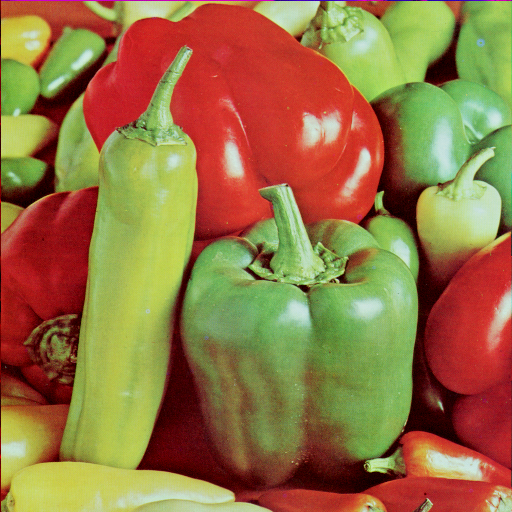
#> input picture peppers.ppm, 512 x 512 px
$ python zadanie.py
#> lines starting #> are read from the running program, lines starting #| are printed output that depends on the picture
import numpy as np
import matplotlib.pylab as plt


img = plt.imread("peppers.ppm")
#> img is the input picture: shape (512, 512, 3); mean R, G, B 149.8, 115.6, 66.5
imgr = np.zeros((512, 512), dtype=np.uint8)
for x in range(img.shape[0]):
    for y in range(img.shape[1]):
        imgr[x,y]=img[x,y,0]
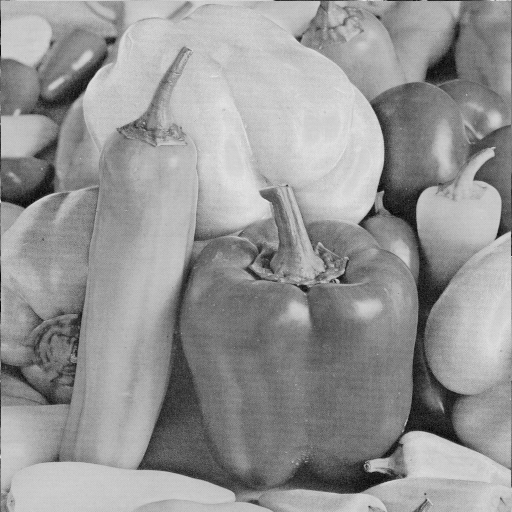
#> imgr: shape (512, 512); min 0, max 231, mean 149.8
plt.imshow(imgr,cmap='Reds')
plt.axis('off')
plt.title('peppers.ppm - Czerwony')
plt.show()

hist, bin_edges = np.histogram(imgr, bins=25)
#> hist = 25 values, max 28954 at index 21, min 37 at index 0, mean 10485.8; bin_edges = 26 values from 0 to 231
plt.plot(bin_edges[0:-1], hist)
plt.title("peppers.ppm - histogram czerwonego")
plt.show()


imgg = np.zeros((512, 512), dtype=np.uint8)
for x in range(img.shape[0]):
    for y in range(img.shape[1]):
        imgg[x,y]=img[x,y,1]
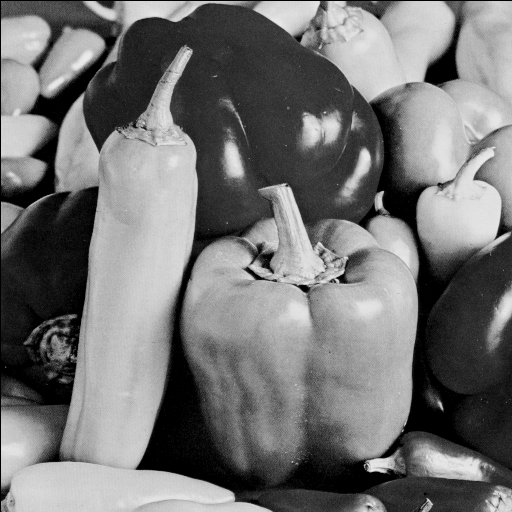
#> imgg: shape (512, 512); min 0, max 237, mean 115.6
plt.imshow(imgr,cmap='Greens')
plt.axis('off')
plt.title('peppers.ppm - Zielony')
plt.show()

hist, bin_edges = np.histogram(imgg, bins=25)
#> hist = 25 values, max 23422 at index 0, min 689 at index 24, mean 10485.8; bin_edges = 26 values from 0 to 237
plt.plot(bin_edges[0:-1], hist)
plt.title("peppers.ppm - histogram zielonego")
plt.show()

imgb = np.zeros((512, 512), dtype=np.uint8)
for x in range(img.shape[0]):
    for y in range(img.shape[1]):
        imgb[x,y]=img[x,y,2]
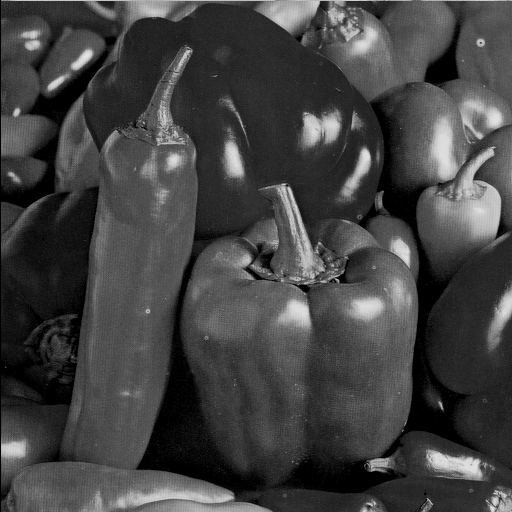
#> imgb: shape (512, 512); min 0, max 229, mean 66.5
plt.imshow(imgb,cmap='Blues')
plt.axis('off')
plt.title('peppers.ppm - Niebieski')
plt.show()

hist, bin_edges = np.histogram(imgb, bins=25)
#> hist = 25 values, max 39744 at index 4, min 418 at index 24, mean 10485.8; bin_edges = 26 values from 0 to 229
plt.plot(bin_edges[0:-1], hist)
plt.title("peppers.ppm - histogram niebieskiego")
plt.show()
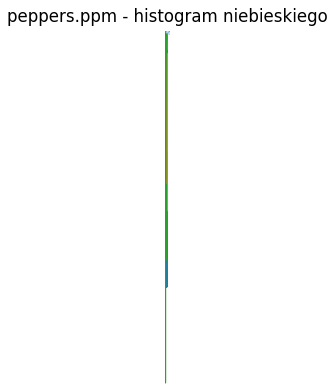
#> figure drawn by matplotlib, 1 panel
